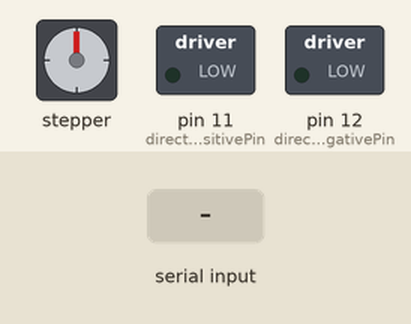
Simulated run of this sketch. Board: Arduino Uno, built with avr-gcc and run on an emulated ATmega328P. Parts: stepper motor, switched loads named in the sketch (green lamp = pin HIGH). The inputs (shaded band) are chosen by the test bench. Stepper angles assume 200 steps per turn.

Above: at 1.2 s.
1.3 s: "A" received over Serial
At 1.47 s:
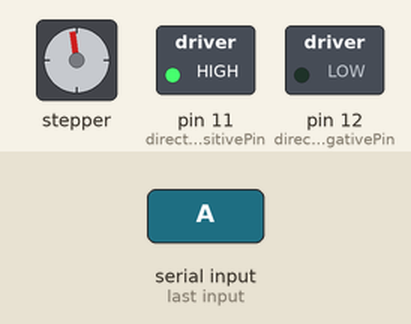
4.3 s: "a" received over Serial
At 4.62 s:
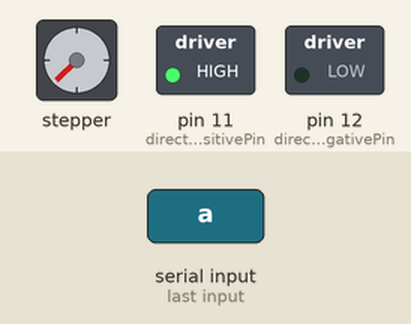
7.3 s: "D" received over Serial
At 10.6 s:
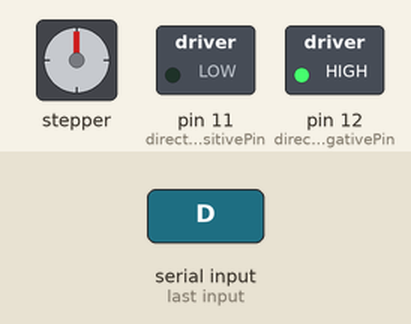
Timing chart, 0 to 12.1 s (numbered marks = the images above; inputs shaded):
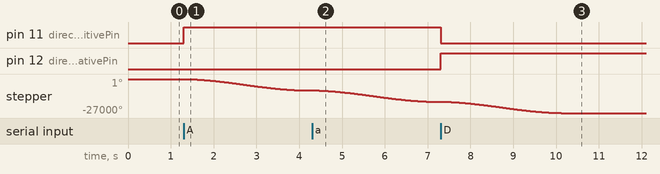

The sketch:

dc_servo_motor_test.ino
```cpp
#include <AccelStepper.h>

// Stepper Motor Connections
const int pulsePositivePin = 9;    // Positive pulse pin
const int pulseNegativePin = 10;   // Negative pulse pin
const int directionPositivePin = 11;   // Positive direction pin
const int directionNegativePin = 12;   // Negative direction pin

// Create an instance of AccelStepper
AccelStepper stepper(AccelStepper::DRIVER, pulsePositivePin, pulseNegativePin);

void setup() {
  // Initialize motor control pins as outputs
  pinMode(pulsePositivePin, OUTPUT);
  pinMode(pulseNegativePin, OUTPUT);
  pinMode(directionPositivePin, OUTPUT);
  pinMode(directionNegativePin, OUTPUT);

  // Set motor speed and acceleration
  stepper.setMaxSpeed(5000);  // Set maximum motor speed in steps per second
  stepper.setAcceleration(5000);  // Set motor acceleration in steps per second per second

  // Initialize serial communication
  Serial.begin(9600);
}

void loop() {
  if (Serial.available()) {
    char input = Serial.read();

    // Move the stepper motor based on the input character
    switch (input) {
      case 'A':
      case 'a':
        digitalWrite(directionPositivePin, HIGH);
        digitalWrite(directionNegativePin, LOW);
        stepper.move(-5000);  // Move 1000 steps
        stepper.runToPosition();  // Wait until the motor reaches the target position
          // Set initial motor direction

        break;

      case 'S':
      case 's':
        stepper.stop();  // Stop the motor
        break;

      case 'D':
      case 'd':
        digitalWrite(directionPositivePin, LOW);
        digitalWrite(directionNegativePin, HIGH);
        stepper.move(-5000);  // Move 1000 steps in the opposite direction
        stepper.runToPosition();  // Wait until the motor reaches the target position
        break;
    }
  }
}
```

Measured:
- after the input at 1.3 s, pin 11 (directionPositivePin): LOW → HIGH at once; stepper: keeps turning counter-clockwise at about 3211°/s, starting at once
- after the input at 4.3 s, stepper: keeps turning counter-clockwise at about 3211°/s, starting at once
- after the input at 7.3 s, pin 11 (directionPositivePin): HIGH → LOW at once; pin 12 (directionNegativePin): LOW → HIGH at once; stepper: turns 9000° counter-clockwise in 2.8 s, starting at once
